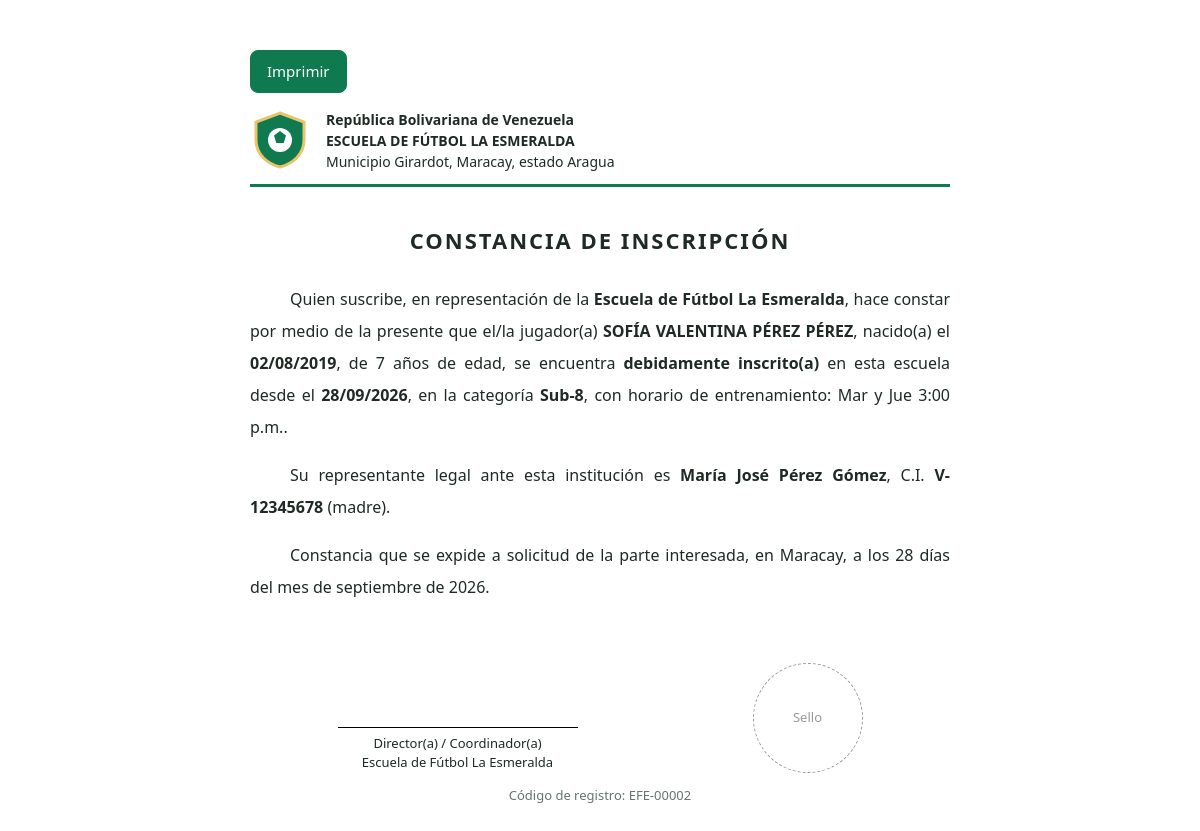
Screenshot of /constancia.php?id=2 (signed in) with the database file from the repository.
### tables this page shows
CREATE TABLE jugadores (
  id                    INT UNSIGNED AUTO_INCREMENT PRIMARY KEY,
  cedula                VARCHAR(20)  NULL UNIQUE COMMENT 'Cédula o cédula escolar',
  nombres               VARCHAR(80)  NOT NULL,
  apellidos             VARCHAR(80)  NOT NULL,
  fecha_nacimiento      DATE         NOT NULL,
  sexo                  ENUM('M','F') NOT NULL,
  lugar_nacimiento      VARCHAR(100) NULL,
  direccion             VARCHAR(255) NULL,
  telefono              VARCHAR(20)  NULL,
  institucion_educativa VARCHAR(120) NULL,
  grado                 VARCHAR(30)  NULL,
  posicion              ENUM('Portero','Defensa','Mediocampista','Delantero','Por definir') NOT NULL DEFAULT 'Por definir',
  pie_dominante         ENUM('Derecho','Izquierdo','Ambos') NOT NULL DEFAULT 'Derecho',
  numero_camiseta       TINYINT UNSIGNED NULL,
  talla_camisa          VARCHAR(5)   NULL,
  tipo_sangre           ENUM('A+','A-','B+','B-','AB+','AB-','O+','O-','No sabe') NOT NULL DEFAULT 'No sabe',
  alergias              VARCHAR(255) NULL,
  condicion_medica      VARCHAR(255) NULL,
  peso                  DECIMAL(5,2) NULL COMMENT 'kg',
  estatura              DECIMAL(4,2) NULL COMMENT 'metros',
  foto                  VARCHAR(120) NULL,
  categoria_id          INT UNSIGNED NULL,
  representante_id      INT UNSIGNED NULL,
  fecha_inscripcion     DATE NOT NULL,
  estado                ENUM('activo','inactivo','retirado') NOT NULL DEFAULT 'activo',
  observaciones         TEXT NULL,
  creado_por            INT UNSIGNED NULL,
  creado_en             DATETIME NOT NULL DEFAULT CURRENT_TIMESTAMP,
  actualizado_en        DATETIME NULL ON UPDATE CURRENT_TIMESTAMP,
  CONSTRAINT fk_jug_categoria     FOREIGN KEY (categoria_id)     REFERENCES categorias(id)     ON UPDATE CASCADE ON DELETE SET NULL,
  CONSTRAINT fk_jug_representante FOREIGN KEY (representante_id) REFERENCES representantes(id) ON UPDATE CASCADE ON DELETE SET NULL,
  CONSTRAINT fk_jug_usuario       FOREIGN KEY (creado_por)       REFERENCES usuarios(id)       ON UPDATE CASCADE ON DELETE SET NULL,
  INDEX idx_jug_nombre (apellidos, nombres),
  INDEX idx_jug_estado (estado)
);

CREATE TABLE categorias (
  id          INT UNSIGNED AUTO_INCREMENT PRIMARY KEY,
  nombre      VARCHAR(30)  NOT NULL UNIQUE,
  edad_min    TINYINT UNSIGNED NOT NULL,
  edad_max    TINYINT UNSIGNED NOT NULL,
  horario     VARCHAR(120) NULL,
  entrenador  VARCHAR(100) NULL,
  descripcion VARCHAR(255) NULL
);

CREATE TABLE representantes (
  id           INT UNSIGNED AUTO_INCREMENT PRIMARY KEY,
  cedula       VARCHAR(15)  NOT NULL UNIQUE,
  nombres      VARCHAR(80)  NOT NULL,
  apellidos    VARCHAR(80)  NOT NULL,
  parentesco   VARCHAR(30)  NOT NULL DEFAULT 'Madre',
  telefono     VARCHAR(20)  NOT NULL,
  telefono_alt VARCHAR(20)  NULL,
  correo       VARCHAR(120) NULL,
  direccion    VARCHAR(255) NULL,
  ocupacion    VARCHAR(80)  NULL,
  creado_en    DATETIME NOT NULL DEFAULT CURRENT_TIMESTAMP
);

### includes/init.php (called while the page is built, shortened)
<?php
function db(): PDO
{
    static $pdo = null;
    if ($pdo === null) {
        $dsn = 'mysql:host=' . DB_HOST . ';port=' . DB_PORT . ';dbname=' . DB_NAME . ';charset=utf8mb4';
        try {
            $pdo = new PDO($dsn, DB_USER, DB_PASS, [
                PDO::ATTR_ERRMODE            => PDO::ERRMODE_EXCEPTION,
                PDO::ATTR_DEFAULT_FETCH_MODE => PDO::FETCH_ASSOC,
                PDO::ATTR_EMULATE_PREPARES   => false,
            ]);
        } catch (PDOException $ex) {
            http_response_code(500);
            exit('<h2>No se pudo conectar a la base de datos.</h2><p>Verifique que MySQL esté encendido y '
                . 'los datos de config/config.php.</p>');
        }
    }
    return $pdo;
}
function q(string $sql, array $params = []): PDOStatement
{
    $st = db()->prepare($sql);
    $st->execute($params);
    return $st;
}
function e($texto): string
{
    return htmlspecialchars((string) $texto, ENT_QUOTES, 'UTF-8');
}
function fecha_ve(?string $fecha): string
{
    $t = strtotime($fecha);
    return $t ? date('d/m/Y', $t) : '—';
}
function edad(string $fecha_nac): int
{
    return (new DateTime($fecha_nac))->diff(new DateTime('today'))->y;
}

### constancia.php (the view, shortened to what this page needs)
<?php
require_once __DIR__ . '/includes/init.php';
$id = (int) ($_GET['id'] ?? 0);
$j = q('SELECT j.*, c.nombre categoria, c.horario, r.nombres rn, r.apellidos ra, r.cedula rc, r.parentesco
        FROM jugadores j
        LEFT JOIN categorias c ON c.id = j.categoria_id
        LEFT JOIN representantes r ON r.id = j.representante_id
        WHERE j.id = ?', [$id])->fetch();
$meses = [1 => 'enero', 'febrero', 'marzo', 'abril', 'mayo', 'junio', 'julio', 'agosto', 'septiembre', 'octubre', 'noviembre', 'diciembre'];
$hoy = (int) date('j') . ' días del mes de ' . $meses[(int) date('n')] . ' de ' . date('Y');
?><!DOCTYPE html>
<html lang="es">
<head>
<link rel="stylesheet" href="assets/css/estilos.css">
</head>
<body class="hoja">
  <div class="no-imprimir botones"><button class="btn btn-primario" onclick="window.print()">Imprimir</button></div>
  <div class="membrete">
    <svg viewBox="0 0 40 40" width="60" height="60" aria-hidden="true">
      <path d="M20 2 L36 8 V20 C36 30 28 36 20 38 C12 36 4 30 4 20 V8 Z" fill="#0f7a4f" stroke="#e9c46a" stroke-width="2"/>
      <circle cx="20" cy="20" r="8" fill="#fff"/><path d="M20 14 l4 3 -1.5 5 h-5 L16 17 z" fill="#0f7a4f"/>
    </svg>
    <div>
      <strong>República Bolivariana de Venezuela</strong><br>
      <strong><?= e(mb_strtoupper(APP_NOMBRE)) ?></strong><br>
      <?= e(APP_UBICACION) ?>
    </div>
  </div>
  <h1 class="titulo-constancia">CONSTANCIA DE INSCRIPCIÓN</h1>
  <p class="texto-constancia">
    Quien suscribe, en representación de la <strong><?= e(APP_NOMBRE) ?></strong>, hace constar por medio de la presente
    que el/la jugador(a) <strong><?= e(mb_strtoupper($j['nombres'] . ' ' . $j['apellidos'])) ?></strong>,
    nacido(a) el <strong><?= fecha_ve($j['fecha_nacimiento']) ?></strong>, de <?= edad($j['fecha_nacimiento']) ?> años de edad,
    se encuentra <strong><?= $j['estado'] === 'activo' ? 'debidamente inscrito(a)' : 'registrado(a) con estado «' . e($j['estado']) . '»' ?></strong>
    en esta escuela desde el <strong><?= fecha_ve($j['fecha_inscripcion']) ?></strong>, en la categoría
    <strong><?= e($j['categoria'] ?? 'por asignar') ?></strong><?= $j['horario'] ? ', con horario de entrenamiento: ' . e($j['horario']) : '' ?>.
  </p>
  <?php if ($j['rn']): ?>
  <p class="texto-constancia">
    Su representante legal ante esta institución es <strong><?= e($j['rn'] . ' ' . $j['ra']) ?></strong>,
    C.I. <strong><?= e($j['rc']) ?></strong> (<?= e(mb_strtolower($j['parentesco'])) ?>).
  </p>
  <?php endif; ?>
  <p class="texto-constancia">
    Constancia que se expide a solicitud de la parte interesada, en Maracay, a los <?= $hoy ?>.
  </p>
  <div class="firmas">
    <div><span></span>Director(a) / Coordinador(a)<br><?= e(APP_NOMBRE) ?></div>
    <div class="sello">Sello</div>
  </div>
  <p class="nota centro">Código de registro: EFE-<?= str_pad((string) $j['id'], 5, '0', STR_PAD_LEFT) ?></p>
</body>
</html>

### assets/css/estilos.css (style rules this page uses)
:root { --verde: #0f7a4f; --verde-osc: #0a5537; --verde-claro: #e7f4ee; --oro: #e9c46a; --texto: #1f2a24; --gris: #66756d; --borde: #d9e2dd; --fondo: #f4f7f5; --blanco: #fff; --rojo: #c0392b; --ambar: #b7791f; --radio: 10px; }
* { box-sizing: border-box; }
body { margin: 0; font: 15px/1.5 system-ui, -apple-system, "Segoe UI", Roboto, Arial, sans-serif; color: var(--texto); background: var(--fondo); }
h1, h2, h3 { line-height: 1.2; }
.btn { display: inline-block; padding: 9px 16px; border-radius: 8px; border: 1px solid var(--borde); background: var(--blanco); color: var(--texto); font: inherit; cursor: pointer; text-decoration: none; white-space: nowrap; }
.btn-primario { background: var(--verde); border-color: var(--verde); color: #fff; }
.nota { color: var(--gris); font-size: 13px; }
.centro { text-align: center; }
.botones { display: flex; gap: 8px; flex-wrap: wrap; margin: 10px 0 16px; }
.firmas { display: flex; justify-content: space-around; align-items: flex-end; margin-top: 60px; text-align: center; font-size: 13px; }
.firmas span { display: block; width: 240px; border-top: 1px solid #000; margin: 0 auto 6px; }
.sello { width: 110px; height: 110px; border: 1px dashed #999; border-radius: 50%; display: flex; align-items: center; justify-content: center; color: #999; }
.hoja { background: #fff; max-width: 800px; margin: 0 auto; padding: 40px 50px; }
.membrete { display: flex; gap: 16px; align-items: center; border-bottom: 3px solid var(--verde); padding-bottom: 12px; font-size: 14px; }
.titulo-constancia { text-align: center; letter-spacing: 2px; margin: 40px 0 30px; font-size: 22px; }
.texto-constancia { text-align: justify; line-height: 2; font-size: 16px; text-indent: 40px; }

### rows the page displays
jugadores: mb_strtoupper($j['nombres'] . ' ' . $j['apellidos']) "SOFÍA VALENTINA PÉREZ PÉREZ", fecha_nacimiento "02/08/2019", fecha_nacimiento "7", fecha_inscripcion "28/09/2026", categoria.nombre "Sub-8", categoria.horario "Mar y Jue 3:00 p.m.", representante.apellidos "María José Pérez Gómez", representante.cedula "V-12345678", representante.parentesco "madre", id "00002"

### other values shown
mb_strtoupper(APP_NOMBRE) "ESCUELA DE FÚTBOL LA ESMERALDA"
APP_UBICACION "Municipio Girardot, Maracay, estado Aragua"
APP_NOMBRE "Escuela de Fútbol La Esmeralda"
